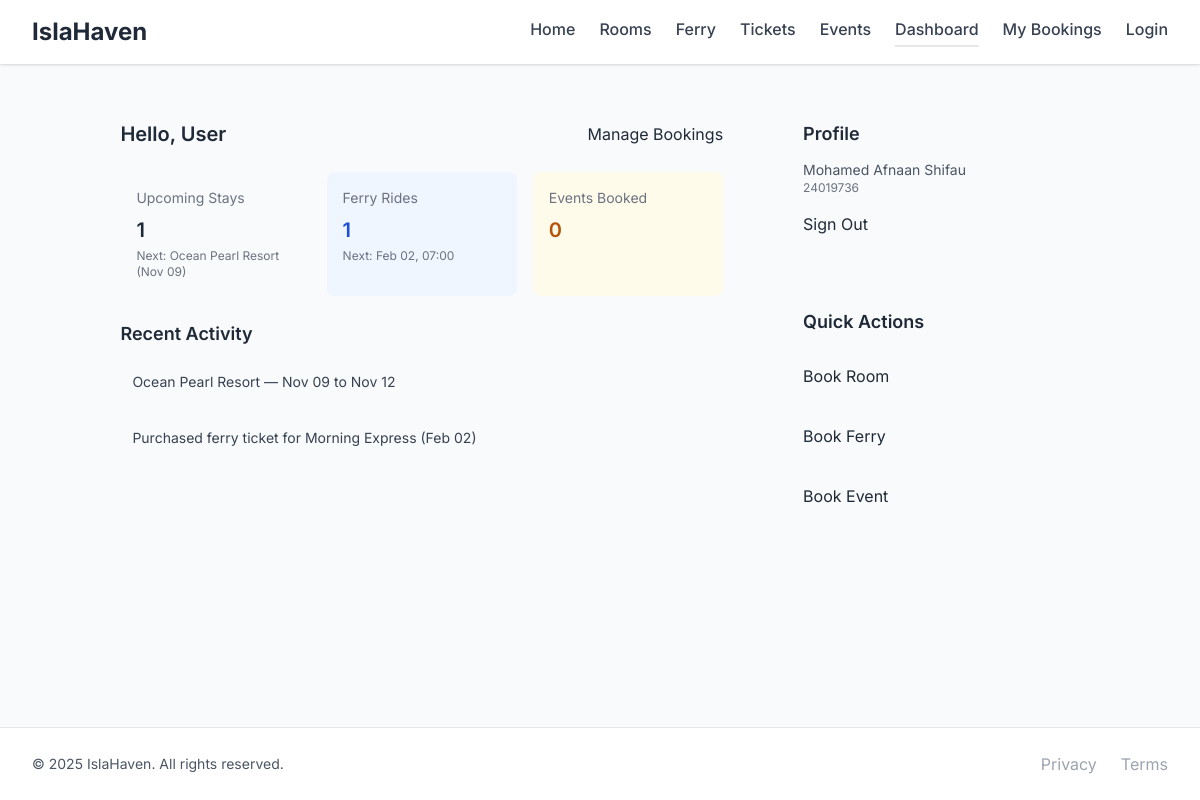
/dashboard/, run on the app's committed database.
### booking_app/models.py (models this page shows, shortened)
class Booking(models.Model):
    user = models.ForeignKey(User, on_delete=models.CASCADE)
    hotel = models.ForeignKey(Hotel, on_delete=models.CASCADE)
    check_in_date = models.DateField()
    check_out_date = models.DateField()
    number_of_guests = models.IntegerField(validators=[MinValueValidator(1)])
    total_price = models.DecimalField(max_digits=10, decimal_places=2)
    booking_date = models.DateTimeField(auto_now_add=True)
    booking_reference = models.CharField(max_length=20, unique=True)
    is_confirmed = models.BooleanField(default=False)

class Hotel(models.Model):
    name = models.CharField(max_length=100)
    location = models.CharField(max_length=100)
    price = models.DecimalField(max_digits=10, decimal_places=2)
    description = models.TextField()
    image_url = models.URLField(blank=True, null=True)
    rating = models.FloatField(
        validators=[MinValueValidator(0.0), MaxValueValidator(5.0)],
        null=True,
        blank=True
    )
    available_rooms = models.IntegerField(default=0)

class FerryBooking(models.Model):
    booking = models.ForeignKey(Booking, on_delete=models.CASCADE)
    ferry = models.ForeignKey(Ferry, on_delete=models.CASCADE)
    departure_date = models.DateField()
    number_of_passengers = models.IntegerField(validators=[MinValueValidator(1)])
    total_price = models.DecimalField(max_digits=10, decimal_places=2)

class Ferry(models.Model):
    name = models.CharField(max_length=100)
    departure_location = models.CharField(max_length=100)
    arrival_location = models.CharField(max_length=100)
    departure_time = models.TimeField()
    arrival_time = models.TimeField()
    price = models.DecimalField(max_digits=10, decimal_places=2)
    capacity = models.IntegerField()

### islahaven_project/views.py (the view)
# urls.py: path('dashboard/', views.dashboard, name='dashboard'),
def dashboard(request):
    bookings = Booking.objects.select_related('hotel').all()
    upcoming_stays_count = bookings.filter(check_in_date__gte=timezone.now().date()).count()
    ferry_rides_count = FerryBooking.objects.count()
    events_count = EventBooking.objects.count()
    upcoming_hotels = bookings.filter(check_in_date__gte=timezone.now().date()).order_by('check_in_date')[:5]
    upcoming_ferry = FerryBooking.objects.select_related('ferry', 'booking__user').filter(
        departure_date__gte=timezone.now().date()
    ).order_by('departure_date')[:5]
    upcoming_events = EventBooking.objects.select_related('event', 'booking__user').filter(
        event__event_date__gte=timezone.now().date()
    ).order_by('event__event_date')[:5]
    recent_bookings = bookings.order_by('-booking_date')[:3]
    recent_ferry = FerryBooking.objects.select_related('ferry', 'booking__user').order_by('-id')[:3]
    recent_events = EventBooking.objects.select_related('event', 'booking__user').order_by('-id')[:3]
    context = {
        'upcoming_stays_count': upcoming_stays_count,
        'ferry_rides_count': ferry_rides_count,
        'events_count': events_count,
        'upcoming_hotels': upcoming_hotels,
        'upcoming_ferry': upcoming_ferry,
        'upcoming_events': upcoming_events,
        'recent_bookings': recent_bookings,
        'recent_ferry': recent_ferry,
        'recent_events': recent_events,
    }
    return render(request, 'dashboard.html', context)

### templates/dashboard.html (shortened to what this page needs)
{% extends 'base.html' %}
{% load static %}
{% block content %}
<div class="flex flex-col md:flex-row gap-8">
  <div class="md:w-2/3 card p-6">
    <div class="flex items-center justify-between">
      <h2 class="text-xl font-semibold">Hello, User</h2>
      <a href="{% url 'booking-view' %}" class="btn-transparent">Manage Bookings</a>
    </div>
    <div class="mt-6 grid grid-cols-1 md:grid-cols-3 gap-4">
      <div class="p-4 bg-teal-50 rounded-lg">
        <div class="text-sm text-gray-500">Upcoming Stays</div>
        <div class="mt-2 font-semibold text-xl text-teal-700">{{ upcoming_stays_count|default:0 }}</div>
        {% if upcoming_hotels.0 %}
        <div class="text-xs text-gray-500 mt-1">Next: {{ upcoming_hotels.0.hotel.name }} ({{ upcoming_hotels.0.check_in_date|date:"M d" }})</div>
        {% endif %}
      </div>
      <div class="p-4 bg-blue-50 rounded-lg">
        <div class="text-sm text-gray-500">Ferry Rides</div>
        <div class="mt-2 font-semibold text-xl text-blue-700">{{ ferry_rides_count|default:0 }}</div>
        {% if upcoming_ferry.0 %}
        <div class="text-xs text-gray-500 mt-1">Next: {{ upcoming_ferry.0.departure_date|date:"M d" }}, {{ upcoming_ferry.0.ferry.departure_time|time:"H:i" }}</div>
        {% endif %}
      </div>
      <div class="p-4 bg-yellow-50 rounded-lg">
        <div class="text-sm text-gray-500">Events Booked</div>
        <div class="mt-2 font-semibold text-xl text-yellow-700">{{ events_count|default:0 }}</div>
      </div>
    </div>
    <div class="mt-6">
      <h3 class="font-semibold text-lg">Recent Activity</h3>
      <ul class="mt-3 space-y-3 text-sm text-gray-700">
        {% if recent_bookings.0 %}
        <li class="p-3 bg-gray-50 rounded">
          <a href="{% url 'booking_detail' recent_bookings.0.id %}" class="hover:text-teal-600">
            {{ recent_bookings.0.hotel.name }} — {{ recent_bookings.0.check_in_date|date:"M d" }} to {{ recent_bookings.0.check_out_date|date:"M d" }}
          </a>
        </li>
        {% endif %}
        {% if recent_ferry.0 %}
        <li class="p-3 bg-gray-50 rounded">
          <a href="{% url 'tickets' %}" class="hover:text-teal-600">
            Purchased ferry ticket for {{ recent_ferry.0.ferry.name }} ({{ recent_ferry.0.departure_date|date:"M d" }})
          </a>
        </li>
        {% endif %}
      </ul>
    </div>
  </div>
  <aside class="md:w-1/3">
    <div class="card p-6 mb-6">
      <h4 class="font-semibold text-lg">Profile</h4>
      <div class="mt-3">
        <div class="text-sm text-gray-600">Mohamed Afnaan Shifau</div>
        <div class="text-xs text-gray-500">24019736</div>
      </div>
      <a href="{% url 'login' %}" class="mt-4 block btn-secondary w-full">Sign Out</a>
    </div>
    <div class="card p-6">
      <h4 class="font-semibold text-lg">Quick Actions</h4>
      <div class="mt-4 space-y-3">
        <a href="{% url 'rooms' %}" class="btn-primary w-full block py-3">Book Room</a>
        <a href="{% url 'book_ferry' %}" class="btn-primary w-full block py-3">Book Ferry</a>
        <a href="{% url 'events' %}" class="btn-primary w-full block py-3">Book Event</a>
      </div>
    </div>
  </aside>
</div>
{% endblock %}

### templates/base.html (style rules this page uses)
body { font-family:'Inter',ui-sans-serif,system-ui,-apple-system,"Segoe UI",Roboto,"Helvetica Neue",Arial,sans-serif; }
.btn-primary { @apply bg-teal-600 hover:bg-teal-700 text-white font-semibold py-2 px-4 rounded transition-colors shadow; }
.btn-secondary { @apply bg-white hover:bg-gray-100 text-teal-600 border border-teal-600 font-semibold py-2 px-4 rounded transition-colors shadow; }
.btn-transparent { @apply bg-transparent hover:bg-gray-100 text-gray-700 font-medium py-2 px-4 rounded transition-colors; }
.card { @apply bg-white rounded-xl shadow-md overflow-hidden hover:shadow-lg transition-shadow; }

### data on the page
Booking: hotel.name "Ocean Pearl Resort", check_in_date "Nov 09", check_out_date "Nov 12"
FerryBooking: departure_date "Feb 02", ferry.departure_time "07:00", ferry.name "Morning Express"

### other printed values
{{ upcoming_stays_count|default:0 }} "1"
{{ ferry_rides_count|default:0 }} "1"
{{ events_count|default:0 }} "0"
